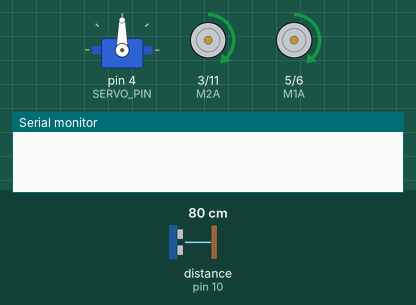
This sketch was run on a simulated Arduino Uno, built with avr-gcc and run on an emulated ATmega328P. On the bench: servo, motor-driver pin pairs drawn as motors (green arrow = first pin HIGH = forward, orange = second pin HIGH = backward, longer = more drive), the last lines printed to the serial monitor. Wiring (inferred from the names in the program): ultrasonic range finder: trigger pin 9; echo pin 10. The test bench sets the inputs (shaded band); at power-on: distance to the obstacle (sensor on pin 10) 80 cm. The echo pulse lasts 58.3 µs per cm.

Above: at 2.2 s.
2.3 s: distance to the obstacle (sensor on pin 10) set to 24 cm
3.8 s: distance to the obstacle (sensor on pin 10) set to 20 cm
At 5.4 s:
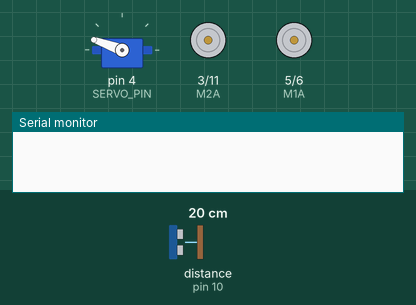
At 7.3 s:
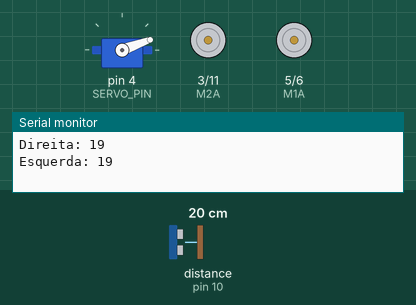
Timing chart, 0 to 12.8 s (numbered marks = the images above; inputs shaded):
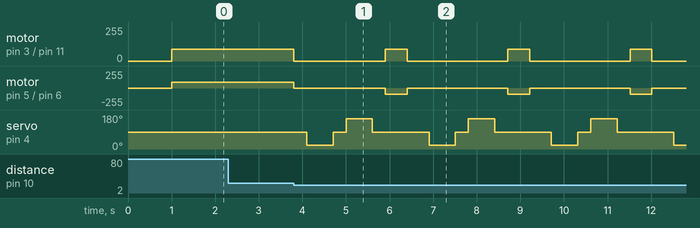

The sketch:

GUBOT_v2.0.ino
```cpp
#include <Servo.h>

Servo sensorServo;

// ===== MAPEAMENTO DE PINOS =====
#define TRIG 9
#define ECHO 10
#define SERVO_PIN 4 // Porta corrigida para liberar os PWMs dos motores

// Motores (Todos conectados em portas PWM d Arduino Uno!)
#define M1A 5   // Motor Esquerdo (Avanço)
#define M1B 6   // Motor Esquerdo (Recuo)
#define M2A 3   // Motor Direito (Avanço)
#define M2B 11  // Motor Direito (Recuo)

// ===== CONFIGURAÇÕES GERAIS =====
// Altere este valor (de 0 a 255) para controlar a velocidade de AMBOS os motores juntos.
// 140 é um excelente valor para o robô andar calmo e seguro em cima de uma mesa.
int velocidade = 90;

int distanciaLimite = 20; // Distância de segurança para desviar (em cm)
int frente = 90;          // Ângulo central do servo
int direita = 20;         // Ângulo para olhar à direita
int esquerda = 160;       // Ângulo para olhar à esquerda

void setup() {
  Serial.begin(9600);

  // Inicialização do Sensor Ultrassônico
  pinMode(TRIG, OUTPUT);
  pinMode(ECHO, INPUT);

  // Inicialização dos Pinos dos Motores
  pinMode(M1A, OUTPUT);
  pinMode(M1B, OUTPUT);
  pinMode(M2A, OUTPUT);
  pinMode(M2B, OUTPUT);

  // Inicialização do Servo no centro
  sensorServo.attach(SERVO_PIN);
  sensorServo.write(frente);

  delay(1000); // Aguarda 1 segundo antes de iniciar para dar estabilidade elétrica
}

void loop() {
  int distanciaFrente = medirDistancia();

  // Se o caminho estiver livre, o GUBOT avança na velocidade controlada
  if (distanciaFrente > distanciaLimite) {
    andarFrente();
  }
  // Se encontrar um obstáculo à frente, para e analisa as laterais
  else {
    pararMotores();
    delay(300);

    // Varredura para a DIREITA
    sensorServo.write(direita);
    delay(600);
    int distDireita = medirDistancia();

    // Retorno rápido ao centro
    sensorServo.write(frente);
    delay(300);

    // Varredura para a ESQUERDA
    sensorServo.write(esquerda);
    delay(600);
    int distEsquerda = medirDistancia();

    // Retorno definitivo ao centro
    sensorServo.write(frente);
    delay(300);

    // Envia dados para o monitor serial (ajuda a debugar caso precise)
    Serial.print("Direita: ");
    Serial.println(distDireita);
    Serial.print("Esquerda: ");
    Serial.println(distEsquerda);

    // Decisão de rota: vira para o lado que tiver maior espaço livre
    if (distDireita > distEsquerda) {
      virarDireita();
      delay(500); // Tempo necessário para o robô girar o corpo (ajuste se necessário)
    }
    else {
      virarEsquerda();
      delay(500); // Tempo necessário para o robô girar o corpo (ajuste se necessário)
    }

    pararMotores();
    delay(200);
  }
}

// ===== FUNÇÕES DE LEITURA =====

int medirDistancia() {
  digitalWrite(TRIG, LOW);
  delayMicroseconds(2);
  digitalWrite(TRIG, HIGH);
  delayMicroseconds(10);
  digitalWrite(TRIG, LOW);

  long duracao = pulseIn(ECHO, HIGH);
  int distancia = duracao * 0.034 / 2;

  // Filtro de erro: se a leitura falhar (retornar 0), assume caminho livre temporariamente
  if (distancia == 0) return 999;
  return distancia;
}

// ===== FUNÇÕES DE MOVIMENTAÇÃO SIMÉTRICA =====

void andarFrente() {
  analogWrite(M1A, velocidade); // Motor Esquerdo com velocidade controlada
  digitalWrite(M1B, LOW);

  analogWrite(M2A, velocidade); // Motor Direito com a MESMA velocidade controlada
  digitalWrite(M2B, LOW);
}

void pararMotores() {
  digitalWrite(M1A, LOW);
  digitalWrite(M1B, LOW);
  digitalWrite(M2A, LOW);
  digitalWrite(M2B, LOW);
}

void virarDireita() {
  analogWrite(M1A, velocidade); // Avança motor esquerdo
  digitalWrite(M1B, LOW);

  digitalWrite(M2A, LOW);
  analogWrite(M2B, velocidade); // Recua motor direito (giro sob o próprio eixo)
}

void virarEsquerda() {
  digitalWrite(M1A, LOW);
  analogWrite(M1B, velocidade); // Recua motor esquerdo

  analogWrite(M2A, velocidade); // Avança motor direito (giro sob o próprio eixo)
  digitalWrite(M2B, LOW);
}
// feito por Humberto
```

Measured:
- the behaviour switches between 22 and 21 cm on distance to the obstacle (sensor on pin 10) (found by bisection; images 0 and 1)
- after the input at 2.3 s, every drawn part: stays the same
- after the input at 3.8 s, motor on pin 3 (M2A) / pin 11 (M2B): alternates forward 90/255 for 0.50 s and stopped for 2.3 s, starting at once; motor on pin 5 (M1A) / pin 6 (M1B): alternates backward 90/255 for 0.50 s and stopped for 2.3 s, starting at once
